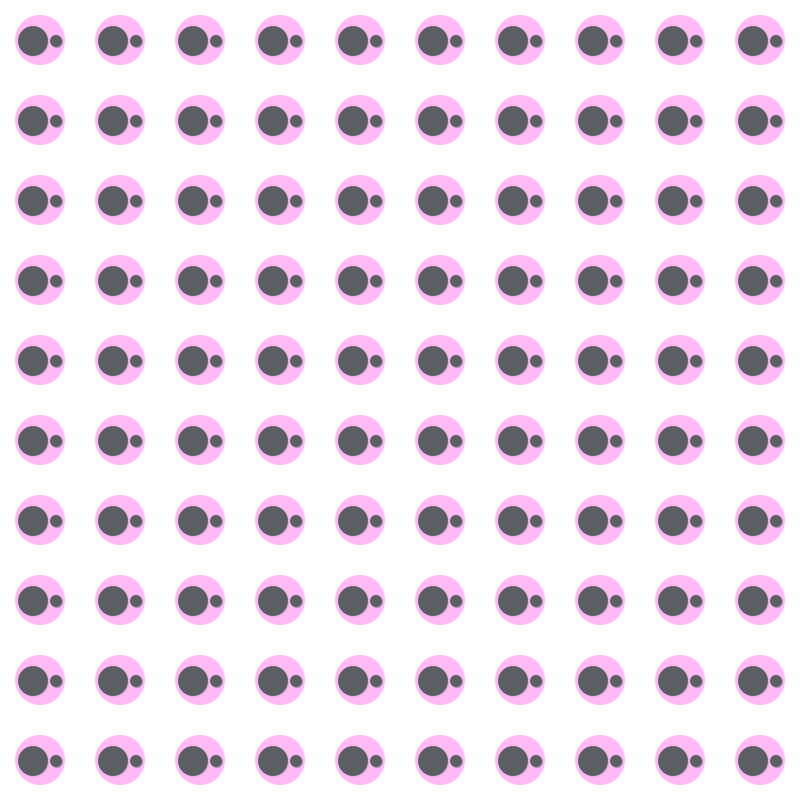
Frame 1 (no input)
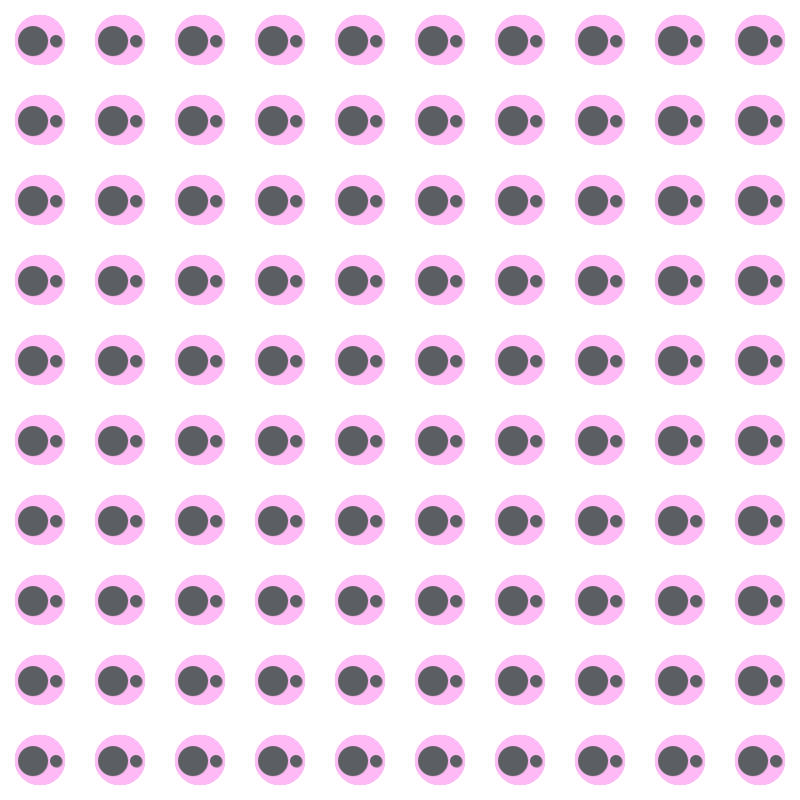
Frame 60 (the mouse pressed at the canvas centre just before this capture)
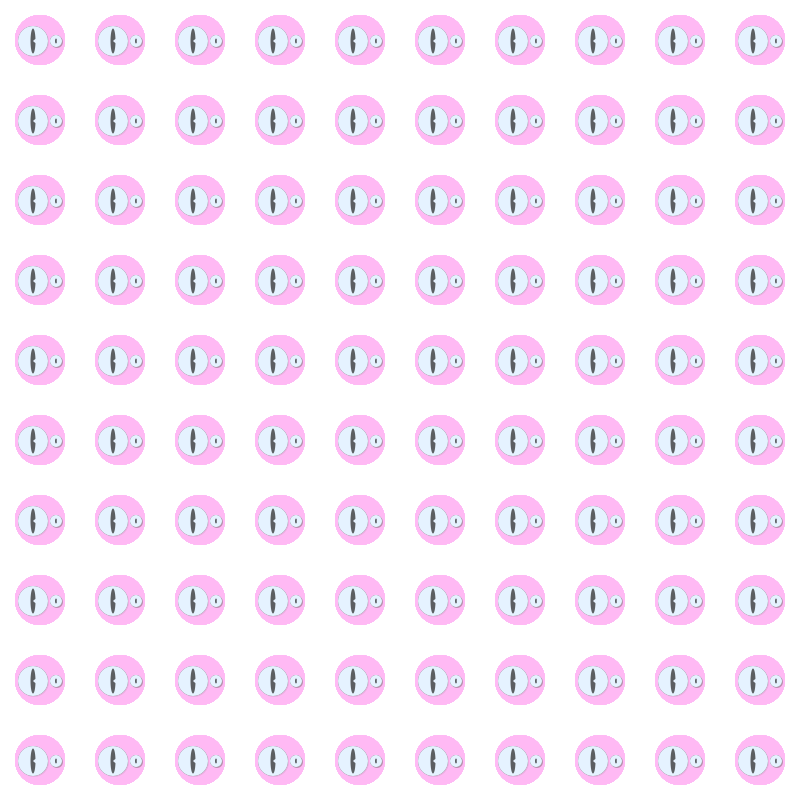
Frame 120 (the mouse held since frame 60 and released just before this capture)

The Processing sketch that drew these frames (run headless with seeded random() and noise(); from frame 60 on, the mouse is pressed at the canvas centre):

// Processing sketch: processing_36692
// ── processing_36692.pde

void setup() {
  size(800, 800);
  background(255);
  smooth();
  noStroke();
}

void draw() {


  // Face:

  for (int x = 40; x <= width; x += 80) {
    for (int y = 40; y <= height; y += 80) {

      fill(255, 185, 244);  // pink (medium)
      ellipse(x, y, 50, 50);
    }
  }

/*
  // Ear Left:

  for (int x1 = 28; x1 <= width; x1 += 80) {
    for (int y1 = 37; y1 <= height; y1 += 80) {
      for (int x2 = 23; x2 <= width; x2 += 80) {
        for (int y2 = 20; y2 <= height; y2 += 80) {
          for (int x3 = 38; x3 <= width; x3 += 80) {
            for (int y3 = 28; y3 <= height; y3 += 80) {

              fill(255, 185, 244);  // pink (medium)
              triangle(x1, y1, x2, y2, x3, y3);
            }
          }
        }
      }
    }
  }
*/

/*
  // Ear Right:
  
  fill(255, 185, 244);  // pink (medium)
  triangle(375, 275, 625, 275, 523, 375);
*/

  // Eye Left - Shadow:

  for (int x = 34; x <= width; x += 80) {
    for (int y = 42; y <= height; y += 80) {

      fill(185, 144, 174, 75);  // pink (dark transparent)
      ellipse(x, y, 30, 30);  // drop shadow 1 pixel right & down
    }
  }


  // Eye Left - Lid, Sclera, Pupil:

  for (int x = 33; x <= width; x += 80) {
    for (int y = 41; y <= height; y += 80) {

      fill(91, 94, 98);  // gray
      ellipse(x, y, 30, 30);  // eyelid

      fill(229, 242, 255);  // blue (light)
      float BlinkLeft = constrain(mouseY, 0, 30);
      ellipse(x, y, 30, BlinkLeft);  // sclera

      fill(91, 94, 98);  // gray
      arc(x, y, 5, 25, radians(10), radians(350));  // pupil
    }
  }


  // Eye Right - Shadow:

  for (int x = 57; x <= width; x += 80) {
    for (int y = 42; y <= height; y += 80) {

      fill(185, 144, 174);  // pink (dark)
      ellipse(x, y, 12, 12);  // shadow 1 pixel right & down
    }
  }


  // Eye Right - Lid, Sclera, Pupil:

  for (int x = 56; x <= width; x += 80) {
    for (int y = 41; y <= height; y += 80) {

      fill(91, 94, 98);  // gray
      ellipse(x, y, 12, 12);  // eyelid 

      fill(229, 242, 255);  // blue (light)
      float BlinkRight = constrain(mouseY, 0, 12);
      ellipse(x, y, 12, BlinkRight);  // sclera

      fill(91, 94, 98);  // gray
      arc(x, y, 2, 5, radians(10), radians(350));  // pupil
    }
  }

  /*
 The trick for the blink is to control the size of the
   light blue elipse (the sclera)... Not the gray eyelid.
   The pupil appears to be covered by the eyelid,
   but in fact it remains in front of the moving eyelid.
   This only works because the pupil and eyelid are the same color.
   Thank you, Eric!!     :)
   */

  /*
    // Whiskers:
    
   fill(91, 94, 98);  // gray
   
   beginShape();  // left top whisker
   vertex(400, 485);
   vertex(115, 525);
   vertex(110, 522);
   endShape(CLOSE);
   
   beginShape();  // right top whisker
   vertex(400, 475);
   vertex(680, 475);
   vertex(685, 472);
   endShape(CLOSE);
   
   beginShape();  // left bottom whisker
   vertex(400, 490);
   vertex(215, 550);
   vertex(210, 548);
   endShape(CLOSE);
   
   beginShape();  // right bottom whisker
   vertex(400, 480);
   vertex(580, 500);
   vertex(585, 498);
   endShape(CLOSE);
   
   */
}
